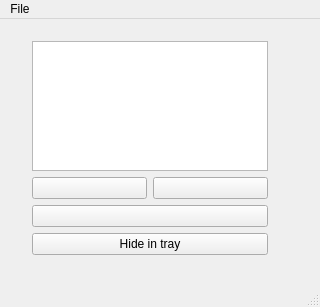
<?xml version="1.0" encoding="UTF-8"?>
<ui version="4.0">
 <class>MainWindow</class>
 <widget class="QMainWindow" name="MainWindow">
  <property name="geometry">
   <rect>
    <x>0</x>
    <y>0</y>
    <width>320</width>
    <height>307</height>
   </rect>
  </property>
  <property name="minimumSize">
   <size>
    <width>320</width>
    <height>307</height>
   </size>
  </property>
  <property name="maximumSize">
   <size>
    <width>800</width>
    <height>800</height>
   </size>
  </property>
  <property name="windowTitle">
   <string>MainWindow</string>
  </property>
  <widget class="QWidget" name="centralWidget">
   <widget class="QWidget" name="layoutWidget">
    <property name="geometry">
     <rect>
      <x>21</x>
      <y>11</y>
      <width>258</width>
      <height>236</height>
     </rect>
    </property>
    <layout class="QVBoxLayout" name="verticalLayout">
     <item>
      <widget class="QListWidget" name="listWidget"/>
     </item>
     <item>
      <layout class="QHBoxLayout" name="horizontalLayout">
       <item>
        <widget class="QPushButton" name="pushButton_2">
         <property name="text">
          <string/>
         </property>
        </widget>
       </item>
       <item>
        <widget class="QPushButton" name="b_GetImage">
         <property name="text">
          <string/>
         </property>
        </widget>
       </item>
      </layout>
     </item>
     <item>
      <widget class="QPushButton" name="Launchvideostreaming">
       <property name="text">
        <string/>
       </property>
      </widget>
     </item>
     <item>
      <widget class="QPushButton" name="pushButton_3">
       <property name="text">
        <string>Hide in tray</string>
       </property>
      </widget>
     </item>
    </layout>
   </widget>
  </widget>
  <widget class="QMenuBar" name="menuBar">
   <property name="geometry">
    <rect>
     <x>0</x>
     <y>0</y>
     <width>320</width>
     <height>26</height>
    </rect>
   </property>
   <widget class="QMenu" name="menuSettings">
    <property name="title">
     <string>File</string>
    </property>
    <addaction name="actionStart"/>
    <addaction name="actionStop"/>
    <addaction name="separator"/>
    <addaction name="actionDelete_all_images"/>
    <addaction name="actionText_viewer"/>
    <addaction name="actionSettings"/>
   </widget>
   <addaction name="menuSettings"/>
  </widget>
  <widget class="QStatusBar" name="statusBar"/>
  <action name="actionStart">
   <property name="text">
    <string>Start</string>
   </property>
  </action>
  <action name="actionStop">
   <property name="text">
    <string>Stop</string>
   </property>
  </action>
  <action name="actionSettings">
   <property name="text">
    <string>Settings</string>
   </property>
  </action>
  <action name="actionDelete_all_images">
   <property name="text">
    <string>Delete all images</string>
   </property>
  </action>
  <action name="actionText_viewer">
   <property name="text">
    <string>Text viewer</string>
   </property>
  </action>
 </widget>
 <layoutdefault spacing="6" margin="11"/>
 <resources/>
 <connections/>
</ui>
